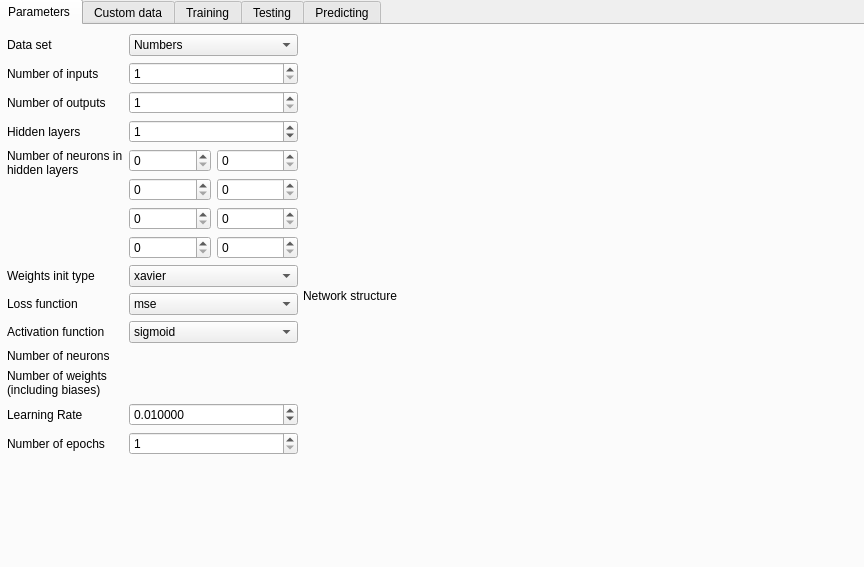
<?xml version="1.0" encoding="UTF-8"?>
<ui version="4.0">
 <class>Widget</class>
 <widget class="QWidget" name="Widget">
  <property name="geometry">
   <rect>
    <x>0</x>
    <y>0</y>
    <width>864</width>
    <height>567</height>
   </rect>
  </property>
  <property name="minimumSize">
   <size>
    <width>864</width>
    <height>567</height>
   </size>
  </property>
  <property name="maximumSize">
   <size>
    <width>864</width>
    <height>567</height>
   </size>
  </property>
  <property name="windowTitle">
   <string>Widget</string>
  </property>
  <widget class="QTabWidget" name="tab_widget">
   <property name="geometry">
    <rect>
     <x>-4</x>
     <y>-1</y>
     <width>871</width>
     <height>571</height>
    </rect>
   </property>
   <property name="minimumSize">
    <size>
     <width>871</width>
     <height>571</height>
    </size>
   </property>
   <property name="maximumSize">
    <size>
     <width>871</width>
     <height>571</height>
    </size>
   </property>
   <property name="currentIndex">
    <number>0</number>
   </property>
   <widget class="QWidget" name="parameters_tab">
    <attribute name="title">
     <string>Parameters</string>
    </attribute>
    <widget class="QWidget" name="formLayoutWidget">
     <property name="geometry">
      <rect>
       <x>9</x>
       <y>9</y>
       <width>291</width>
       <height>521</height>
      </rect>
     </property>
     <layout class="QFormLayout" name="parameters_form_layout">
      <item row="0" column="0">
       <widget class="QLabel" name="data_set_label">
        <property name="text">
         <string>Data set</string>
        </property>
        <property name="buddy">
         <cstring>data_set_combo_box</cstring>
        </property>
       </widget>
      </item>
      <item row="0" column="1">
       <widget class="QComboBox" name="data_set_combo_box">
        <item>
         <property name="text">
          <string>Numbers</string>
         </property>
        </item>
        <item>
         <property name="text">
          <string>English letters</string>
         </property>
        </item>
        <item>
         <property name="text">
          <string>Custom</string>
         </property>
        </item>
       </widget>
      </item>
      <item row="1" column="0">
       <widget class="QLabel" name="inputs_label">
        <property name="text">
         <string>Number of inputs</string>
        </property>
        <property name="buddy">
         <cstring>inputs_spin_box</cstring>
        </property>
       </widget>
      </item>
      <item row="1" column="1">
       <widget class="QSpinBox" name="inputs_spin_box">
        <property name="minimum">
         <number>1</number>
        </property>
        <property name="maximum">
         <number>10000000</number>
        </property>
       </widget>
      </item>
      <item row="2" column="0">
       <widget class="QLabel" name="outputs_label">
        <property name="text">
         <string>Number of outputs</string>
        </property>
        <property name="buddy">
         <cstring>outputs_spin_box</cstring>
        </property>
       </widget>
      </item>
      <item row="2" column="1">
       <widget class="QSpinBox" name="outputs_spin_box">
        <property name="minimum">
         <number>1</number>
        </property>
        <property name="maximum">
         <number>10000</number>
        </property>
       </widget>
      </item>
      <item row="3" column="0">
       <widget class="QLabel" name="hidden_layers_label">
        <property name="text">
         <string>Hidden layers</string>
        </property>
        <property name="buddy">
         <cstring>hidden_layers_spin_box</cstring>
        </property>
       </widget>
      </item>
      <item row="3" column="1">
       <widget class="QSpinBox" name="hidden_layers_spin_box">
        <property name="maximum">
         <number>8</number>
        </property>
        <property name="value">
         <number>1</number>
        </property>
       </widget>
      </item>
      <item row="4" column="1">
       <layout class="QGridLayout" name="hidden_layers_neurons_grid_layout">
        <item row="2" column="0">
         <widget class="QSpinBox" name="layer_5_spin_box">
          <property name="maximum">
           <number>999</number>
          </property>
         </widget>
        </item>
        <item row="1" column="0">
         <widget class="QSpinBox" name="layer_3_spin_box">
          <property name="maximum">
           <number>999</number>
          </property>
         </widget>
        </item>
        <item row="3" column="0">
         <widget class="QSpinBox" name="layer_7_spin_box">
          <property name="maximum">
           <number>999</number>
          </property>
         </widget>
        </item>
        <item row="3" column="1">
         <widget class="QSpinBox" name="layer_8_spin_box">
          <property name="maximum">
           <number>999</number>
          </property>
         </widget>
        </item>
        <item row="1" column="1">
         <widget class="QSpinBox" name="layer_4_spin_box">
          <property name="maximum">
           <number>999</number>
          </property>
         </widget>
        </item>
        <item row="2" column="1">
         <widget class="QSpinBox" name="layer_6_spin_box">
          <property name="maximum">
           <number>999</number>
          </property>
         </widget>
        </item>
        <item row="0" column="0">
         <widget class="QSpinBox" name="layer_1_spin_box">
          <property name="maximum">
           <number>999</number>
          </property>
         </widget>
        </item>
        <item row="0" column="1">
         <widget class="QSpinBox" name="layer_2_spin_box">
          <property name="maximum">
           <number>999</number>
          </property>
         </widget>
        </item>
       </layout>
      </item>
      <item row="4" column="0">
       <widget class="QLabel" name="hidden_layers_neurons_label">
        <property name="text">
         <string>Number of neurons in hidden layers</string>
        </property>
        <property name="alignment">
         <set>Qt::AlignmentFlag::AlignLeading|Qt::AlignmentFlag::AlignLeft|Qt::AlignmentFlag::AlignTop</set>
        </property>
        <property name="wordWrap">
         <bool>true</bool>
        </property>
       </widget>
      </item>
      <item row="6" column="0">
       <widget class="QLabel" name="loss_function_label">
        <property name="text">
         <string>Loss function</string>
        </property>
        <property name="buddy">
         <cstring>loss_function_combo_box</cstring>
        </property>
       </widget>
      </item>
      <item row="7" column="0">
       <widget class="QLabel" name="activation_function_label">
        <property name="text">
         <string>Activation function</string>
        </property>
        <property name="buddy">
         <cstring>activation_function_combo_box</cstring>
        </property>
       </widget>
      </item>
      <item row="6" column="1">
       <widget class="QComboBox" name="loss_function_combo_box">
        <item>
         <property name="text">
          <string>mse</string>
         </property>
        </item>
        <item>
         <property name="text">
          <string>mae</string>
         </property>
        </item>
       </widget>
      </item>
      <item row="7" column="1">
       <widget class="QComboBox" name="activation_function_combo_box">
        <item>
         <property name="text">
          <string>sigmoid</string>
         </property>
        </item>
        <item>
         <property name="text">
          <string>logarithmic</string>
         </property>
        </item>
       </widget>
      </item>
      <item row="8" column="0">
       <widget class="QLabel" name="overall_neurons_label">
        <property name="text">
         <string>Number of neurons</string>
        </property>
       </widget>
      </item>
      <item row="8" column="1">
       <widget class="QLabel" name="overall_neurons_number_label">
        <property name="text">
         <string/>
        </property>
       </widget>
      </item>
      <item row="9" column="0">
       <widget class="QLabel" name="overall_weights_label">
        <property name="text">
         <string>Number of weights (including biases)</string>
        </property>
        <property name="wordWrap">
         <bool>true</bool>
        </property>
       </widget>
      </item>
      <item row="9" column="1">
       <widget class="QLabel" name="overall_weigts_number_label">
        <property name="text">
         <string/>
        </property>
       </widget>
      </item>
      <item row="10" column="0">
       <widget class="QLabel" name="learning_rate_label">
        <property name="text">
         <string>Learning Rate</string>
        </property>
        <property name="buddy">
         <cstring>learning_rate_double_spin_box</cstring>
        </property>
       </widget>
      </item>
      <item row="11" column="0">
       <widget class="QLabel" name="epochs_number_label">
        <property name="text">
         <string>Number of epochs</string>
        </property>
        <property name="buddy">
         <cstring>epochs_number_spin_box</cstring>
        </property>
       </widget>
      </item>
      <item row="10" column="1">
       <widget class="QDoubleSpinBox" name="learning_rate_double_spin_box">
        <property name="decimals">
         <number>6</number>
        </property>
        <property name="minimum">
         <double>0.000001000000000</double>
        </property>
        <property name="singleStep">
         <double>0.000001000000000</double>
        </property>
        <property name="stepType">
         <enum>QAbstractSpinBox::StepType::DefaultStepType</enum>
        </property>
        <property name="value">
         <double>0.010000000000000</double>
        </property>
       </widget>
      </item>
      <item row="11" column="1">
       <widget class="QSpinBox" name="epochs_number_spin_box">
        <property name="minimum">
         <number>1</number>
        </property>
        <property name="maximum">
         <number>1000000000</number>
        </property>
       </widget>
      </item>
      <item row="5" column="0">
       <widget class="QLabel" name="weights_init_type_lable">
        <property name="text">
         <string>Weights init type</string>
        </property>
        <property name="wordWrap">
         <bool>true</bool>
        </property>
       </widget>
      </item>
      <item row="5" column="1">
       <widget class="QComboBox" name="weights_init_type_combo_box">
        <item>
         <property name="text">
          <string>xavier</string>
         </property>
        </item>
        <item>
         <property name="text">
          <string>genetic</string>
         </property>
        </item>
        <item>
         <property name="text">
          <string>uniform</string>
         </property>
        </item>
        <item>
         <property name="text">
          <string>constant</string>
         </property>
        </item>
       </widget>
      </item>
     </layout>
    </widget>
    <widget class="QWidget" name="layoutWidget">
     <property name="geometry">
      <rect>
       <x>305</x>
       <y>10</y>
       <width>551</width>
       <height>521</height>
      </rect>
     </property>
     <layout class="QVBoxLayout" name="network_overview_vertical_layout">
      <item>
       <widget class="QLabel" name="network_structure_lable">
        <property name="text">
         <string>Network structure</string>
        </property>
       </widget>
      </item>
     </layout>
    </widget>
   </widget>
   <widget class="QWidget" name="custom_data_tab">
    <attribute name="title">
     <string>Custom data</string>
    </attribute>
    <widget class="QPushButton" name="add_row_button">
     <property name="geometry">
      <rect>
       <x>660</x>
       <y>10</y>
       <width>87</width>
       <height>26</height>
      </rect>
     </property>
     <property name="text">
      <string>Add row</string>
     </property>
    </widget>
    <widget class="QTableWidget" name="custom_data_table">
     <property name="geometry">
      <rect>
       <x>10</x>
       <y>51</y>
       <width>851</width>
       <height>481</height>
      </rect>
     </property>
    </widget>
    <widget class="QPushButton" name="remove_row_button">
     <property name="geometry">
      <rect>
       <x>750</x>
       <y>10</y>
       <width>111</width>
       <height>26</height>
      </rect>
     </property>
     <property name="text">
      <string>Remove row</string>
     </property>
    </widget>
    <widget class="QLabel" name="custom_data_division_ratio_label">
     <property name="geometry">
      <rect>
       <x>20</x>
       <y>10</y>
       <width>591</width>
       <height>21</height>
      </rect>
     </property>
     <property name="text">
      <string>Ratio of input data division is the following: train - 60%, validation - 30%, testing - 10%</string>
     </property>
     <property name="alignment">
      <set>Qt::AlignmentFlag::AlignBottom|Qt::AlignmentFlag::AlignLeading|Qt::AlignmentFlag::AlignLeft</set>
     </property>
     <property name="wordWrap">
      <bool>true</bool>
     </property>
     <property name="buddy">
      <cstring>add_row_button</cstring>
     </property>
    </widget>
    <widget class="QPushButton" name="save_data_button">
     <property name="geometry">
      <rect>
       <x>610</x>
       <y>10</y>
       <width>41</width>
       <height>26</height>
      </rect>
     </property>
     <property name="text">
      <string>Save</string>
     </property>
    </widget>
   </widget>
   <widget class="QWidget" name="trainint_tab">
    <attribute name="title">
     <string>Training</string>
    </attribute>
    <widget class="QPushButton" name="train_button">
     <property name="geometry">
      <rect>
       <x>10</x>
       <y>10</y>
       <width>87</width>
       <height>26</height>
      </rect>
     </property>
     <property name="text">
      <string>Train</string>
     </property>
    </widget>
    <widget class="QLabel" name="training_graph_label">
     <property name="geometry">
      <rect>
       <x>15</x>
       <y>57</y>
       <width>851</width>
       <height>481</height>
      </rect>
     </property>
     <property name="text">
      <string/>
     </property>
    </widget>
   </widget>
   <widget class="QWidget" name="testing_tab">
    <attribute name="title">
     <string>Testing</string>
    </attribute>
    <widget class="QPushButton" name="test_button">
     <property name="geometry">
      <rect>
       <x>10</x>
       <y>10</y>
       <width>87</width>
       <height>26</height>
      </rect>
     </property>
     <property name="text">
      <string>Test</string>
     </property>
    </widget>
    <widget class="QTableWidget" name="test_table">
     <property name="geometry">
      <rect>
       <x>10</x>
       <y>50</y>
       <width>851</width>
       <height>481</height>
      </rect>
     </property>
    </widget>
    <widget class="QLabel" name="accuracy_label">
     <property name="geometry">
      <rect>
       <x>620</x>
       <y>10</y>
       <width>66</width>
       <height>18</height>
      </rect>
     </property>
     <property name="text">
      <string>Accuracy</string>
     </property>
    </widget>
    <widget class="QLabel" name="accuracy_value_label">
     <property name="geometry">
      <rect>
       <x>710</x>
       <y>10</y>
       <width>111</width>
       <height>18</height>
      </rect>
     </property>
     <property name="text">
      <string/>
     </property>
    </widget>
   </widget>
   <widget class="QWidget" name="predicting_tab">
    <attribute name="title">
     <string>Predicting</string>
    </attribute>
    <widget class="QPushButton" name="predict_button">
     <property name="geometry">
      <rect>
       <x>10</x>
       <y>10</y>
       <width>87</width>
       <height>26</height>
      </rect>
     </property>
     <property name="text">
      <string>Predict</string>
     </property>
    </widget>
    <widget class="QTableWidget" name="predictions_table">
     <property name="geometry">
      <rect>
       <x>10</x>
       <y>50</y>
       <width>851</width>
       <height>481</height>
      </rect>
     </property>
    </widget>
   </widget>
  </widget>
 </widget>
 <resources/>
 <connections/>
</ui>
